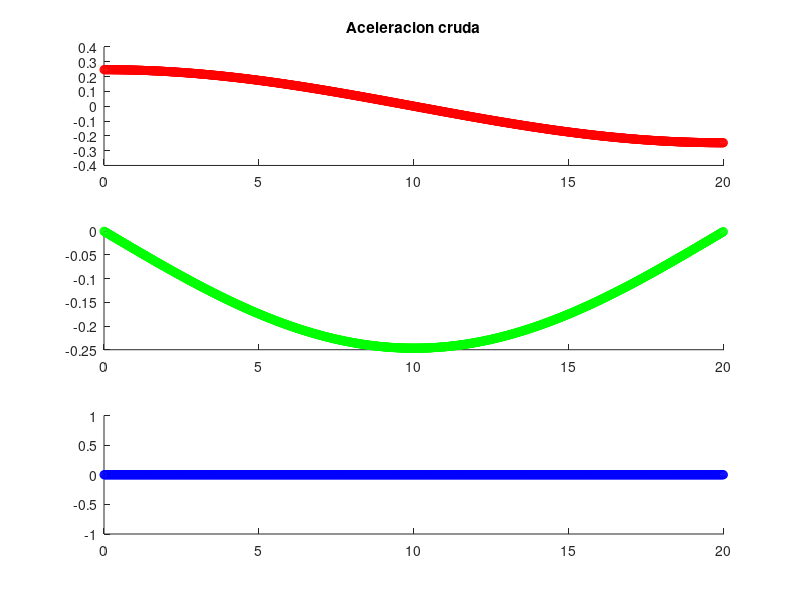
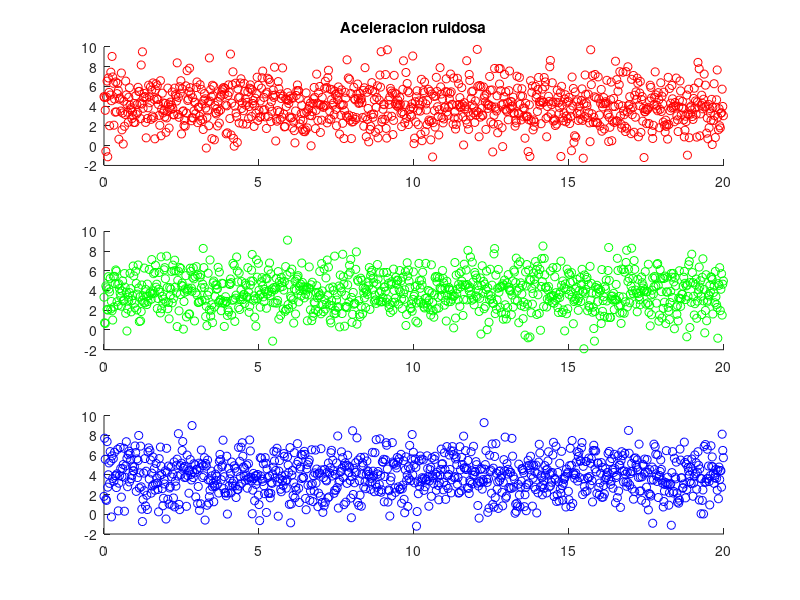

Write the MATLAB code that produced these figures, in order. (Note: this script raises an error after producing the figures.)
close all 
Gr = 9.81;

Ts = 0.02;
N = 1000;
wn = 2*pi/40;
t = 0:Ts:Ts*(N-1);
r = 10;
x = r*(1 - cos(wn*t));
y = r*(sin(wn*t));
z = zeros(1, N);

vx = r*wn*sin(wn*t);
vy = r*wn*cos(wn*t);
ax = r*wn^2*cos(wn*t);
ay = -r*wn^2*(sin(wn*t));
az = zeros(1, N);
% for i=1:N
%     plot(x(1:i), y(1:i), 'r');
%     axis([0 2*r 0 r]);
%     drawnow;
% end
p_gps = [x ; y; z];

p = zeros(3,N);
v = [zeros(1, N); r*wn*zeros(1,N); zeros(1, N)];
g = [0 0 1]'*Gr;
P = eye(9)*0.1;
H = [eye(3) zeros(3,6)];
%Q12 = [10*ones(3,3) zeros(3,3); zeros(3,3) 400*ones(3,3)];
Q12 = eye(6,6)*100;
bias_u = zeros(3, N);
u = zeros(3,1);
R = eye(3)*1000;

s = [ax; ay; az];
w = wgn(3, N, 5)+4;
s = s + w;

s_rot = zeros(3,N);
ye = zeros(3,1);

%for i=1:N
%    s_rot(:, i) = Rq*s(:,i);
%end

figure 
subplot(3, 1, 1);
scatter(t, ax, 'r');
title("Aceleracion cruda");

subplot(3, 1, 2);
scatter(t, ay, 'g');

subplot(3, 1, 3);
scatter(t, az, 'b');

figure 
subplot(3, 1, 1);
scatter(t, s(1,:), 'r');
title("Aceleracion ruidosa");

subplot(3, 1, 2);
scatter(t, s(2,:), 'g');

subplot(3, 1, 3);
scatter(t, s(3,:), 'b');

lambda = 0.01;
s_filtered = zeros(3, N);
s_filtered(3,1) = 1;

for i= 2:N
    

    Rq = rpy2R(pi+wgn(1,1,15)+0.1,0 + wgn(1,1,15)+0.1, pi/3 + wgn(1,1,15)+0.2);

    s_filtered(:,i) = s_filtered(:, i-1) + lambda*(s(:, i) - s_filtered(:, i-1));
    u = s(:, i)+ bias_u(:,i-1);
    p(:, i) = p(:, i-1) + Ts*v(:, i-1)+ Ts^2/2*(Rq*u);
    v(:, i) = v(:, i-1) + Ts*(Rq*u);
    
    F = [eye(3) Ts*eye(3) zeros(3,3); zeros(3,3) eye(3) Ts*Rq; zeros(3,3) zeros(3,3) eye(3)];
    G = [zeros(3,3) zeros(3,3); Ts*Rq zeros(3,3); zeros(3,3) eye(3)];

    P = F*P*F' + G*Q12*G';
    
    if (mod(i, 50)==0)
        K = P*H'/(H*P*H' + R);
        ye = p_gps(:,i) - p(:, i);
        j = j + 1;
        delta = [zeros(6,1); bias_u(:,i-1)] + K*ye;
        bias_u(:,i) = delta(7:9);
        P = (eye(9) - K*H)*P;
        p(:, i) = p(:, i) + delta(1:3);
        v(:, i) = v(:, i) + delta(4:6);
    else
        bias_u(:,i) = bias_u(:,i-1);
    end
end
figure 
subplot(3, 1, 1);
scatter(t, bias_u(1,:), 'r');
title("bias u");

subplot(3, 1, 2);
scatter(t, bias_u(2,:), 'g');

subplot(3, 1, 3);
scatter(t, bias_u(3,:), 'b');

figure
% for i=1:N
%     hold on
%     plot(p(1, 1:i), p(2, 1:i), 'r');
%     plot(x(1:i), y(1:i), 'b');
%     hold off
%     axis([0 4*r 0 2*r]);
%     %drawnow;
% end
hold on
plot(p(1,:), p(2,:), 'r');
plot(x, y, 'b');
hold off
axis([0 2*r 0 r]);